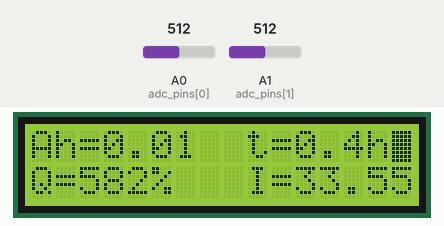
Simulated run of this sketch. Board: Arduino Uno, built with avr-gcc and run on an emulated ATmega328P. Shown: 16×2 character LCD. The test bench sets the inputs (shaded band); at power-on: A0 (adc_pins[0]) = 512, A1 (adc_pins[1]) = 512. Storage starts empty; what the sketch prints to the serial monitor is not drawn.

Above: at 2.0 s.
2.1 s: A0 (adc_pins[0]) set to 0
At 4.4 s:
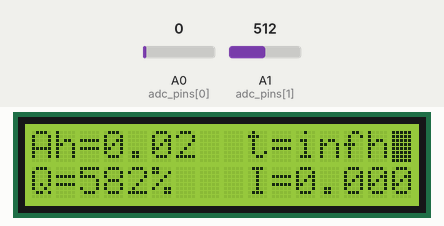
5.1 s: A0 (adc_pins[0]) set to 122
At 7.8 s:
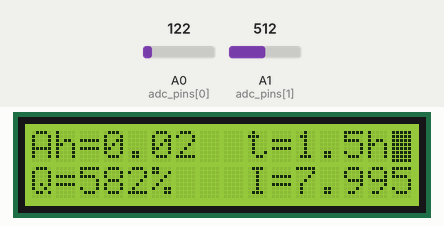
8.1 s: A0 (adc_pins[0]) set to 21
At 10.1 s:
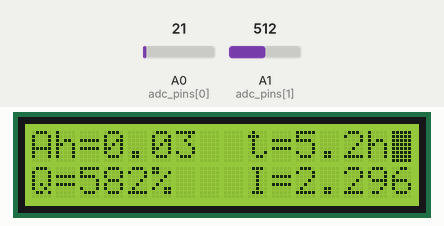
11.1 s: A0 (adc_pins[0]) set to 17
At 12.3 s:
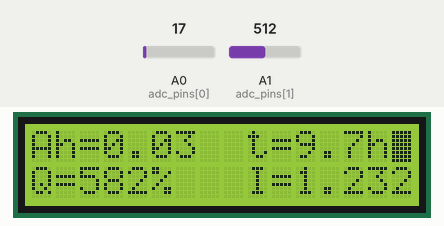
14.1 s: A0 (adc_pins[0]) set to 0
At 16.8 s:
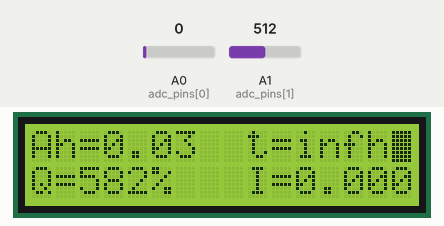
17.1 s: A1 (adc_pins[1]) set to 716
At 20.2 s:
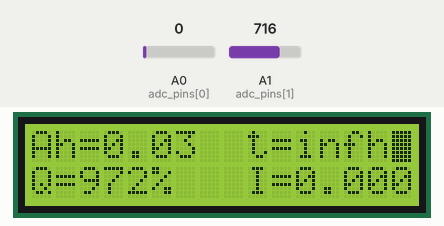
Timing chart, 0 to 21.1 s (numbered marks = the images above; inputs shaded):
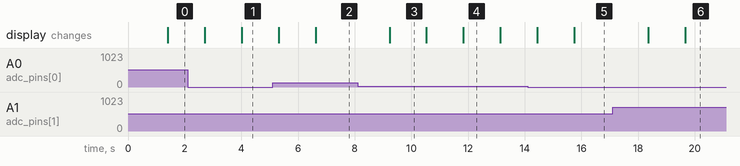

The sketch:

aceto.ino
```cpp
void setup() {
  Serial.begin(19200);
  // Serial.begin(9600);
  setup_lcd();
  setup_sd();
  setup_adc();
}

void loop() {
  // static int i = 0;
  // print_bin_val_sd(3.14 * i);
  // print_val_sd(3.14 * i, "\n");
  // ++i;

  loop_adc();
}
```

interp.ino
```cpp
/*
 * Is using malloc() and free() a bad idea in Arduino?
 *  Reference: https://arduino.stackexchange.com/questions/682/is-using-malloc-and-free-a-really-bad-idea-on-arduino
 */
// TODO: To read a float from a binary value.
float snelheid;
union u_tag {
   byte b[4];
   float fval;
} u;

// NOTE: The zero coefficient starts at index zero.
// const float coeff[] = {10.465, 0.0262};
const float coeff[] = {-398.0, 38.042};
const int kNumCoeffs = sizeof(coeff) / sizeof(float);

float interpolate(const float x_in) {
  // TODO: To read a float from a binary value.
  // u.b[0] = snelheidArray[0];
  // u.b[1] = snelheidArray[1];
  // u.b[2] = snelheidArray[2];
  // u.b[3] = snelheidArray[3];
  // snelheid = u.fval;
  float x = x_in;
  float y = coeff[0];
  for (int i = 1; i < kNumCoeffs; ++i) { // We start from the second coefficient
     y += x * coeff[i];
     x *= x;
  }
  return y;
}
```

logging.ino
```cpp
#if 0
#define VERBOSE_LEVEL 1
#define LOG(info) {Serial.print("[INFO] "); Serial.println(info); }
#define LOGINFO(info, x) { \
  if (x > VERBOSE_LEVEL) { \
    Serial.print("[INFO] "); Serial.println(info); }

#define ERROR(err) {Serial.print("[ERROR] "); Serial.println(err); }
#define LOGERROR(err, x) { \
  if (x > VERBOSE_LEVEL) { \
    Serial.print("[ERROR] "); Serial.println(err); }
#endif
```

read_avg_adc.ino
```cpp
/*
 * Analog Input Reads shunt current and battery tension
 */
const float kBatteryCapacity = 12.0; // Ampere-hour
const float kMeasuredCircuitCurrent = 1.81;
const float kMeasuredShuntVoltage = 0.027;
const float kShuntRes = kMeasuredShuntVoltage / kMeasuredCircuitCurrent; // Ohm
const float kScalerPartit = 51.45; // 3.07;
const float kScalerTime = 1.0 / (60.0 * 60.0);
const int kShuntPin = A0;    // select the input pin for the ADC
const int kBatteryPin = A1;    // select the input pin for the ADC
const int kNumReads = 1000; // numero di medie
const int kDelay = 1;
const float kScalerADC = 1.0 / 1023.0;

float avgStartTime = 0.0;
float avgStopTime = 0.0;
float avgShuntVoltage = 0.0;
float avgBatteryVoltage = 0.0;
float usedCharge = 0.0;

int i = 0;
int shuntVoltage = 0;  // variable to store the value coming from the SHUNT sensor
int batteryVoltage = 0;  // variable to store the value coming from the BATTERY sensor
unsigned long timestamp = 0;
unsigned long timestampOffset = 0;
float Q = 0.0;

void setup_adc() {
  timestampOffset = millis();
  avgStartTime = timestampOffset;
  // kScalerADC = readVcc() / 1000.0 / 1023.0;
  analogReference(INTERNAL);
}

long readVcc() {
  long result;
  // Read 1.1V reference against AVcc
  ADMUX = _BV(REFS0) | _BV(MUX3) | _BV(MUX2) | _BV(MUX1);
  delay(2); // Wait for Vref to settle
  ADCSRA |= _BV(ADSC); // Convert
  while (bit_is_set(ADCSRA,ADSC));
  result = ADCL;
  result |= ADCH<<8;
  result = 1125300L / result; // Back-calculate AVcc in mV
  return result;
}

/**
 * @brief      Prints a value to serial.
 *
 * @param[in]  str        The string in front
 * @param[in]  value      The value to print
 * @param[in]  precision  The precision of the printing
 * @param[in]  unit       The unit of measurement (without \n)
 */
void print_val_serial(const char* str, const float value, const int precision,
    const char* unit) {
  Serial.print(str);
  Serial.print(value, precision);
  Serial.print(unit);
}

/**
 * @brief      Gets the residual time given a current in Ampere.
 *
 * @param[in]  measured_current  The measured current in Ampere
 *
 * @return     The residual time in seconds
 */
float get_residual_time(const float measured_current) {
  return kBatteryCapacity / measured_current;
}

// Max four ADC pins on the Arduino UNO
const uint8_t adc_pins[] = {A0, A1, A2, A3};
#define NUM_ADC_PINS sizeof(adc_pins) / sizeof(uint8_t)

/**
 * @brief      Gets the average value from ADC after a number of reads.
 *
 * @param[in]  adc_mask    The ADC mask, i.e. which ADC pins to use
 * @param[in]  num_reads   The number of reads
 * @param[in]  read_delay  The read delay between reads
 * @param      avg_value   The average value vector
 */
void inline get_avg_read(const int (&adc_mask)[NUM_ADC_PINS],
    const int num_reads, const int read_delay,
    float (&avg_value)[NUM_ADC_PINS]) {
  for (int i = 0; i < NUM_ADC_PINS; ++i) {
    avg_value[i] = 0.0;
  }
  // const float scaler = readVcc() / 1000.0 / 1023.0;
  const float scaler = kScalerADC;
  for (int i = 0; i < num_reads; ++i) {
    for (int j = 0; j < NUM_ADC_PINS; ++j) {
      if (adc_mask[j] > 0) {
        int read_val = analogRead(adc_pins[j]);
        // TODO: Check if second read has to be discarded.
        // read_val = analogRead(adc_pins[j]);
        avg_value[j] += float(read_val) * scaler;
      }
    }
    delay(read_delay);
  }
  for (int j = 0; j < NUM_ADC_PINS; ++j) {
    avg_value[j] /= float(num_reads);
  }
}


void loop_adc() {
  const int adc_mask[NUM_ADC_PINS] = {1, 1, 0, 0};
  float avg_values[NUM_ADC_PINS] = {0.0, 0.0, 0.0, 0.0};
  // Get average values and measure time interval
  avgStartTime = millis() - timestampOffset;
  get_avg_read(adc_mask, kNumReads, kDelay, avg_values);
  avgStopTime = millis() - timestampOffset;
  // Make conversions and calculations
  const float Vshunt = avg_values[0];
  const float Vbattery = avg_values[1] * kScalerPartit;
  const float Dt = float(avgStopTime - avgStartTime) / 1000.0; // seconds
  const float I = Vshunt / kShuntRes; // Ampere
  const float Q = (Dt * I); // Ampere * sec
  const float residual_time = get_residual_time(I); // hours
  usedCharge += Q;
  // Print to Serial output
  print_val_serial("Ah = ", usedCharge * kScalerTime, 6, " C\t\t"); // Print Ampere-hour
  print_val_serial("V = ", Vbattery, 4, " V\n"); // Print Volt Battery
  // Print to LCD
  print_val_lcd(0, 0, "Ah=", usedCharge * kScalerTime, 2, "");
  // print_val_lcd(0, 1, "V=", Vbattery, 3, "");
  print_val_lcd(0, 1, "Q=", interpolate(Vbattery), 0, "%");
  print_val_lcd(9, 1, "I=", I, 3, "");
  // print_val_lcd(9, 0, "t=", residual_time, 1, "h ");
  char block = 255;
  print_val_lcd(9, 0, "t=", residual_time, 1, String("h" + String(block)).c_str());
  // if (residual_time >= 24) {
  //   print_val_lcd(9, 0, "t=", residual_time / float(24), 1, "d "); // days
  // } else if (residual_time < 1) {
  //   print_val_lcd(9, 0, "t=", residual_time / float(60), 1, "m "); // minutes
  // } else {
  //   print_val_lcd(9, 0, "t=", residual_time, 1, String("h" + String(block)).c_str());
  // }
  // Store to SD
  print_val_sd(usedCharge * kScalerTime, "\t");
  print_val_sd(Vbattery, "\n");
  // print_bin_val_sd(usedCharge * kScalerTime);
}
```

sd_ctrl.ino
```cpp
/*
 * Pinout:
 * VCC  - 5V
 * MOSI - pin 11 (UNO) - pin 11 (Nano)
 * MISO - pin 12 (UNO) - pin 12 (Nano)
 * SCLK - pin 13 (UNO) - pin 13 (Nano)
 * CS   - pin 10 (UNO) - pin 10 (Nano)
 *
 * CS pin depends on your SD card shield or module.
 */
#include <SPI.h>
#include <SD.h>

#define USE_SD_CARD

#define LOG(info) {Serial.print("[INFO] "); Serial.println(info); }
#define ERROR(err) {Serial.print("[ERROR] "); Serial.println(err); }

const int CS_PIN = 10;
const char kLogFilename[] = "aceto.log";
const char kLogBinFilename[] = "aceto.bin";
unsigned long last_position = 0;
File dataFile;
File dataBinFile;
bool sd_avail = false;

void setup_sd() {
#ifdef USE_SD_CARD
  if (!SD.begin(CS_PIN)) {
    LOG("Unable to open SD card. Retrying in 5 seconds.");
    return;
  }
  sd_avail = true;
  LOG("SD card opened.");
  dataFile = SD.open(kLogFilename, FILE_WRITE);
  // ===========================================================================
  // NOTE: The default behavior is appending. By using seek(0), it starts
  // writing from the beginning of the file, thus overwriting it.
  // ===========================================================================
  dataFile.seek(0);
  if (!SD.exists(kLogFilename)) {
    LOG("Creating file " + String(kLogFilename));
    dataFile = SD.open(kLogFilename, FILE_WRITE);
    last_position = dataFile.size();
  }
  if (!SD.exists(kLogBinFilename)) {
    LOG("Creating binary file " + String(kLogBinFilename));
    dataBinFile = SD.open(kLogBinFilename, FILE_WRITE);
  }
  // // Read last value on SD
  // dataBinFile.seek(dataBinFile.size() - sizeof(float));
  // byte read_val[sizeof(float)];
  // dataBinFile.read(read_val, sizeof(float));
  // float read_val_f = *((float*)(&read_val));
  // Serial.print("[INFO] Last read value: ");
  // Serial.println(String(read_val_f));
#endif
}

void print_val_sd(const float value, const char* divider) {
#ifdef USE_SD_CARD
  if (sd_avail) {
    if (!SD.exists(kLogFilename)) {
      LOG("File ACETO.log doesn't exists. Creating it.");
      dataFile = SD.open(kLogFilename, FILE_WRITE);
    }
    static char str[15];
    const int minStringWidthIncDecimalPoint = 7;
    const int numVarsAfterDecimal = 6;
    dtostrf(value, minStringWidthIncDecimalPoint, numVarsAfterDecimal, str);
    const int written_bytes = dataFile.write(str);
    dataFile.write(divider);
    dataFile.flush();
    if (written_bytes == 0) {
      ERROR("Unable to write to file.");
    }
  }
#endif
}


void print_bin_val_sd(const float value) {
#ifdef USE_SD_CARD
  if (sd_avail) {
    if (!SD.exists(kLogBinFilename)) {
      LOG("File ACETO.bin doesn't exists. Creating it.");
      dataBinFile = SD.open(kLogBinFilename, FILE_WRITE);
    }
    // Write to binary file
    const float fval = value;
    const int written_bytes = dataBinFile.write((byte*)(&fval), sizeof(float));
    dataBinFile.flush();
    if (written_bytes == 0) {
      ERROR("Unable to write to binary file.");
    }
    // File root = SD.open("/");
    // printDirectory(root, 0);
  }
#endif
}

template <typename T = float>
T read_binary(File &bin_file, const bool read_last = true) {
  union x {
      byte buffer[sizeof(T)];
      T val;
  } field;
  if (read_last) {
    bin_file.seek(bin_file.size() - sizeof(T));
  }
  bin_file.read(field.buffer, sizeof(T));
  return field.val;
}
```

lcd.ino
```cpp
#include <LiquidCrystal.h>
#include <LiquidCrystal_I2C.h>

#define USE_LCD_I2C
// #define USE_LCD_OLED

#ifdef USE_LCD_I2C
// Pinout:
// SDA -> A4
// SCL -> A5
const unsigned int I2C_ADDR = 0x27; // Define I2C Address where the PCF8574A is
LiquidCrystal_I2C lcd(I2C_ADDR, 20, 4);
#elif defined USE_LCD_OLED

#else
const int rs = 9, en = 8, d4 = 5, d5 = 4, d6 = 3, d7 = 2;
LiquidCrystal lcd(rs, en, d4, d5, d6, d7);
#endif

/**
 * @brief      The LCD setup.
 */
void setup_lcd() {
  lcd.begin(16, 2);
#ifdef USE_LCD_I2C
  lcd.backlight();
#endif
}

/**
 * @brief      Prints a value to LCD.
 *
 * @param[in]  row        The row of the display
 * @param[in]  column     The column of the display
 * @param[in]  str        The string to print in front of the value
 * @param[in]  value      The value
 * @param[in]  precision  The precision of the print
 * @param[in]  unit       The unit to be printed afterwards
 */
void print_val_lcd(const int row, const int column, const char* str,
    const float value, const int precision, const char* unit) {
  lcd.setCursor(row, column);
  lcd.print(str);
  lcd.print(value, precision);
  lcd.print(unit);
}
```

Measured:
- after the input at 5.1 s, the display: first changes after 0.22 s (image 2 shows a later state)
- after the input at 8.1 s, the display: changes after 1.1 s (image 3)
- after the input at 11.1 s, the display: changes after 0.73 s (image 4)
- after the input at 14.1 s, the display: first changes after 0.34 s (image 5 shows a later state)
- after the input at 17.1 s, the display: first changes after 1.3 s (image 6 shows a later state)
- what the display in image 3 shows lasts 1.3 s, from 9.2 s to 10.5 s
